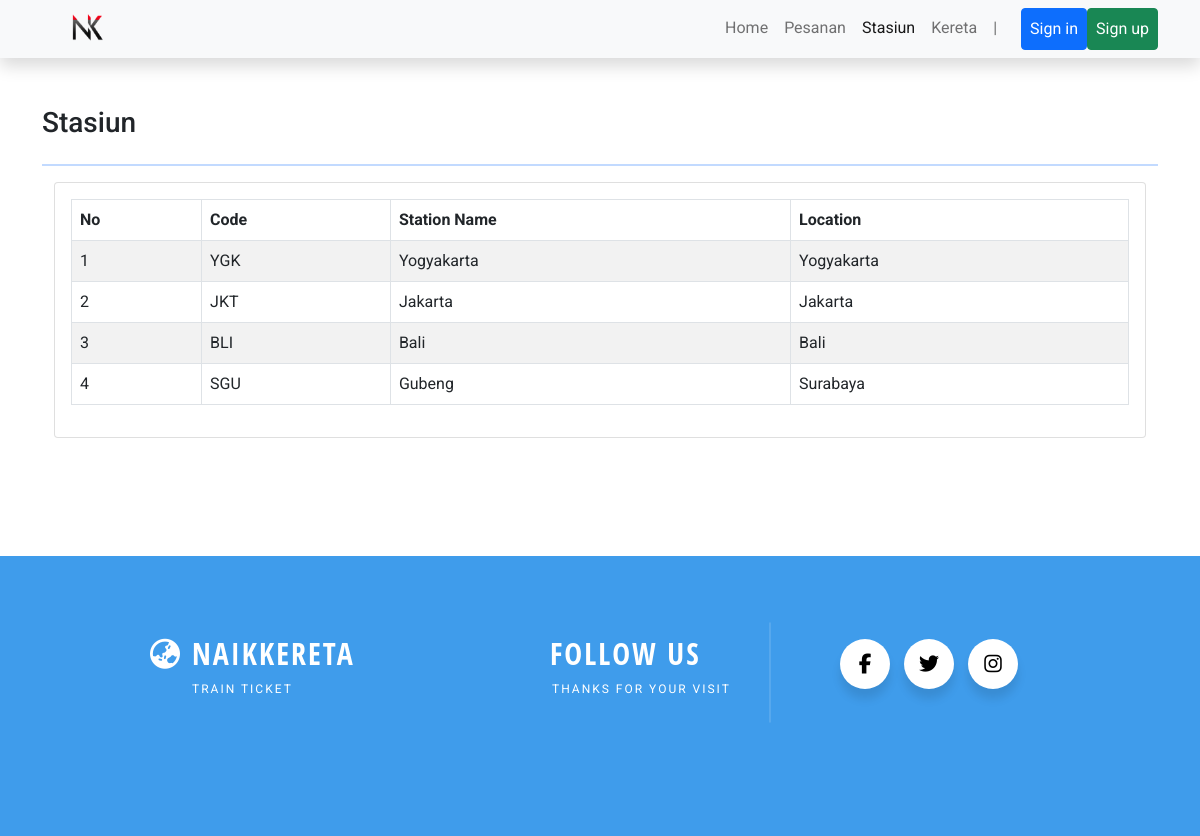
The page /stasiunA.php on the database its author committed.
### tables this page shows
CREATE TABLE `stasiun` (
  `id` int(11) NOT NULL,
  `kode` varchar(10) NOT NULL,
  `namastasiun` varchar(50) NOT NULL,
  `lokasi` varchar(50) NOT NULL
);

### functions.php (called while the page is built, shortened)
<?php
$conn = mysqli_connect("localhost", "root", "", "naikkereta");
function query($query)
{
    global $conn;
    $result = mysqli_query($conn, $query);
    $rows = [];
    while ($row = mysqli_fetch_assoc($result)) {
        $rows[] = $row;
    }
    return $rows;
}

### stasiunA.php (the view, shortened to what this page needs)
<?php
require 'functions.php';
$stasiun = query("SELECT * FROM stasiun");
?>
<!DOCTYPE html>
<html lang="en">
<head>
    <link rel="stylesheet" href="https://stackpath.bootstrapcdn.com/bootstrap/5.0.0-alpha2/css/bootstrap.min.css"
 />
    <link rel="stylesheet" href="css/style.css" />
</head>
<body>
    <nav class="navbar navbar-expand-lg navbar-light bg-light shadow sticky-top">
        <div class="container">
            <a class="navbar-brand" href="main.php">
                <img src="img/Logo1.1.png" width="100" height="80" class="position-absolute"
                    style="margin-top: -2.7rem;" />
            </a>
            <div class="collapse navbar-collapse justify-content-end" id="navbarNav">
                <ul class="navbar-nav">
                    <li class="nav-item">
                        <a class="nav-link" aria-current="page" href="main.php">Home</a>
                    </li>
                    <li class="nav-item">
                        <a class="nav-link " href="orderA.php">Pesanan</a>
                    </li>
                    <li class="nav-item">
                        <a class="nav-link active" href="stasiunA.php">Stasiun</a>
                    </li>
                    <li class="nav-item">
                        <a class="nav-link" href="keretaA.php">Kereta</a>
                    </li>
                    <li class="nav-item none-in-md">
                        <span class="nav-link mr-3 ml-3">|</span>
                    </li>
                    <li class="nav-item">
                        <a class="nav-link"></a>
                    </li>
                    <li class="nav-item mr-2 d-inline">
                        <a href="index.php" class="nav-link btn d-inline-in-md btn-primary text-white px-2 py-2">
                            Sign in
                        </a>
                    </li>
                    <li class="nav-item mr-2 d-inline">
                        <a href="regist.php" class="nav-link btn btn-success text-white px-2 py-2">
                            Sign up
                        </a>
                    </li>
                </ul>
            </div>
        </div>
    </nav>
    <div class="container">
        <div class="row justify-content-center mt-5">
            <div class="col-md-4 position-absolute">
            </div>
        </div>
    </div>
    <div class="container mb-5" style="min-height: 400px;">
        <div class="row">
            <div class="col-12">
                <h3>Stasiun</h3>
            </div>
        </div>
        <div class="row">
            <div class="col-12">
                <hr class="bg-primary" style="height: 2px;" />
            </div>
        </div>
        <section class="content">
            <div class="container-fluid">
                <div class="row">
                    <div class="col-12 mb-8">
                        <div class="card">
                            <div class="card-body">
                                <table id="dataMobil" class="table table-bordered table-striped">
                                    <thead>
                                        <tr>
                                            <th>No</th>
                                            <th>Code</th>
                                            <th>Station Name</th>
                                            <th>Location</th>
                                        </tr>
                                    </thead>
                                    <tbody>
                                        <?php $i = 1; ?>
                                        <?php foreach ($stasiun as $row) : ?>
                                        <tr>
                                            <td><?= $i; ?></td>
                                            <td><?= $row["kode"]; ?></td>
                                            <td><?= $row["namastasiun"]; ?></td>
                                            <td><?= $row["lokasi"]; ?></td>
                                        </tr>
                                        <?php $i++; ?>
                                        <?php endforeach; ?>
                                    </tbody>
                                </table>
                            </div>
                        </div>
                    </div>
                </div>
            </div>
        </section>
    </div>
    <footer div class="footer">
        <div class="container2">
            <div class="left-side">
                <h3>
                    <i class="fas fa-globe-asia" style="margin-right: 10px;"></i>NaikKereta
                </h3>
                <p>Train Ticket</p>
            </div>
            <div class="right-side">
                <h3>Follow Us</h3>
                <p style="transform: translateX(-40px);">Thanks For Your Visit</p>
            </div>
            <div class="wrapper">
                <div class="button">
                    <div class="icon"><i class="fab fa-facebook-f"></i></div>
                </div>
                <div class="button">
                    <div class="icon"><i class="fab fa-twitter"></i></div>
                </div>
                <div class="button">
                    <div class="icon"><i class="fab fa-instagram"></i></div>
                </div>
            </div>
        </div>
    </footer>
</body>
</html>

### css/style.css (style rules this page uses)
* { font-family: "Roboto", sans-serif; }
body { overflow-x: hidden; }
a { text-decoration: none; }
.footer { width: 100%; height: auto; }
.footer { padding-top: 20px; position: relative; margin-top: 50px; width: 100%; height: 35vh; padding-bottom: 10px; background: #3f9ceb; }
.wrapper { position: absolute; left: 250px; top: 55px; }
.wrapper .button { display: inline-block; width: 50px; height: 50px; margin: 0 5px; background: #fff; border-radius: 50px; box-shadow: 0 10px 10px rgba(0, 0, 0, 0.1); cursor: pointer; margin-top: 0.5rem; margin-bottom: 2.5rem; transform: translateX(585px); transition: all 0.5s ease-out; overflow: hidden; }
.wrapper .button .icon { display: inline-block; width: 50px; height: 50px; border-radius: 50px; line-height: 50px; box-sizing: border-box; text-align: center; transition: all 0.5s ease-out; }
.wrapper .button .icon i { color: #000; font-size: 20px; line-height: 50px; transition: 0.5s; }
.footer .container2 { max-width: 80%; height: 100%; position: relative; }
.footer .container2 .left-side { position: absolute; left: 150px; top: 60px; }
.footer .container2 .right-side { position: absolute; left: 550px; top: 60px; }
.footer .container2 .left-side h3, .footer .container2 .right-side h3 { color: #fff; font-family: "Open Sans Condensed", sans-serif; text-transform: uppercase; letter-spacing: 2px; font-size: 30px; }
.footer .container2 .left-side p, .footer .container2 .right-side p { font-size: 12px; margin-left: 42px; letter-spacing: 2px; color: #fff; font-family: "Roboto", sans-serif; text-transform: uppercase; }
.btn { cursor: pointer; }
.d-inline-in-md { display: block; }
.card { transition: .5s; }

### rows shown on the page
stasiun: kode "YGK", namastasiun "Yogyakarta", lokasi "Yogyakarta"
stasiun: kode "JKT", namastasiun "Jakarta", lokasi "Jakarta"
stasiun: kode "BLI", namastasiun "Bali", lokasi "Bali"
stasiun: kode "SGU", namastasiun "Gubeng", lokasi "Surabaya"
